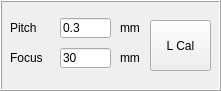
   <widget class="QFrame" name="frame">
    <property name="geometry">
     <rect>
      <x>10</x>
      <y>110</y>
      <width>221</width>
      <height>91</height>
     </rect>
    </property>
    <property name="autoFillBackground">
     <bool>true</bool>
    </property>
    <property name="frameShape">
     <enum>QFrame::Box</enum>
    </property>
    <property name="frameShadow">
     <enum>QFrame::Raised</enum>
    </property>
    <property name="lineWidth">
     <number>1</number>
    </property>
    <widget class="QLabel" name="label_8">
     <property name="geometry">
      <rect>
       <x>120</x>
       <y>50</y>
       <width>41</width>
       <height>16</height>
      </rect>
     </property>
     <property name="text">
      <string>mm</string>
     </property>
    </widget>
    <widget class="QLabel" name="label_4">
     <property name="geometry">
      <rect>
       <x>10</x>
       <y>20</y>
       <width>64</width>
       <height>15</height>
      </rect>
     </property>
     <property name="text">
      <string>Pitch</string>
     </property>
    </widget>
    <widget class="QLineEdit" name="lineEdit_focus_L">
     <property name="geometry">
      <rect>
       <x>60</x>
       <y>48</y>
       <width>51</width>
       <height>20</height>
      </rect>
     </property>
     <property name="text">
      <string>30</string>
     </property>
    </widget>
    <widget class="QLineEdit" name="lineEdit_pitch_L">
     <property name="geometry">
      <rect>
       <x>60</x>
       <y>18</y>
       <width>51</width>
       <height>20</height>
      </rect>
     </property>
     <property name="text">
      <string>0.3</string>
     </property>
    </widget>
    <widget class="QLabel" name="label_7">
     <property name="geometry">
      <rect>
       <x>10</x>
       <y>50</y>
       <width>64</width>
       <height>15</height>
      </rect>
     </property>
     <property name="text">
      <string>Focus</string>
     </property>
    </widget>
    <widget class="QLabel" name="label_3">
     <property name="geometry">
      <rect>
       <x>120</x>
       <y>20</y>
       <width>41</width>
       <height>16</height>
      </rect>
     </property>
     <property name="text">
      <string>mm</string>
     </property>
    </widget>
    <widget class="QPushButton" name="pushButton_L_cal">
     <property name="geometry">
      <rect>
       <x>150</x>
       <y>20</y>
       <width>61</width>
       <height>51</height>
      </rect>
     </property>
     <property name="text">
      <string>L Cal</string>
     </property>
    </widget>
   </widget>
